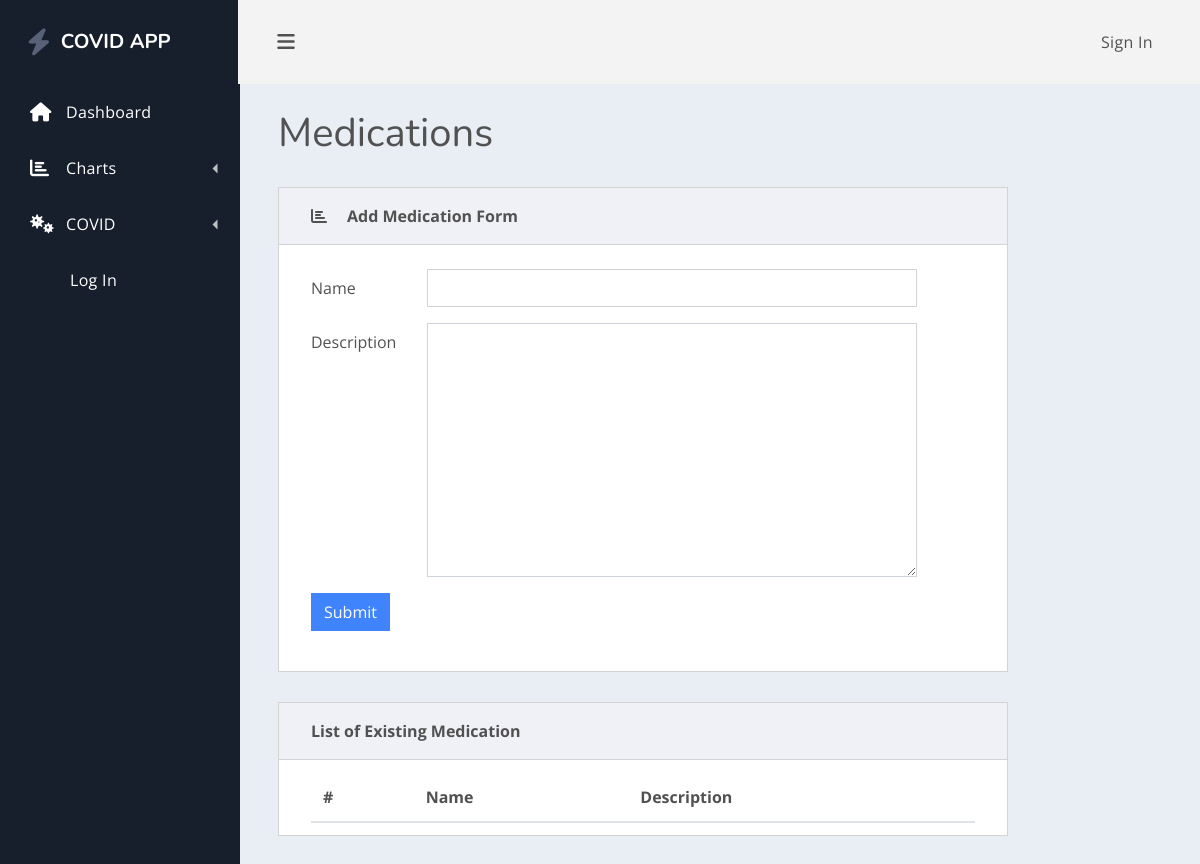
Before: /medication/ with the older database file.
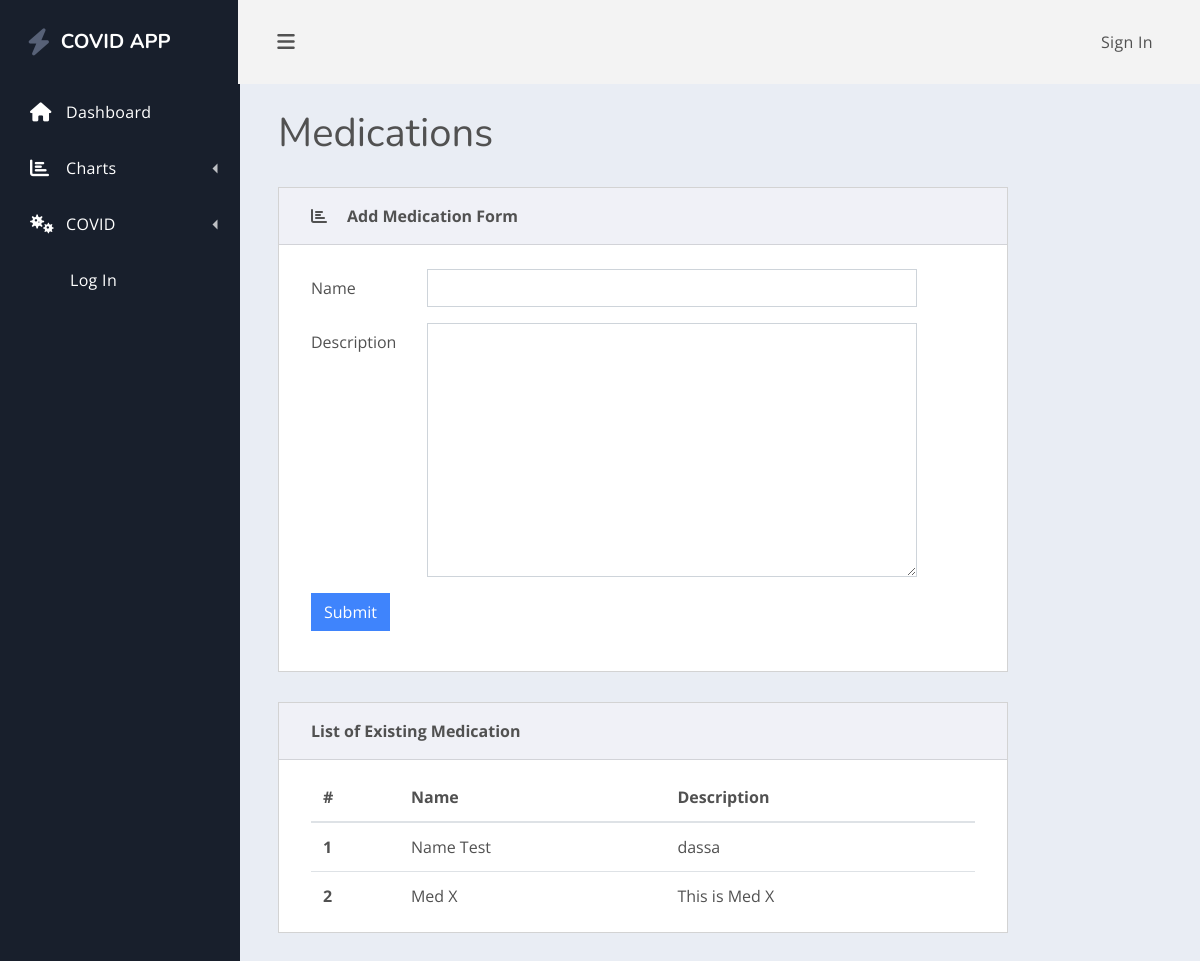
After: the same page with the newer database file.
### healthcare/models.py (models this page shows, shortened)
class Medication(models.Model):
    name =  models.CharField(max_length= 200, null= True)
    description =  models.TextField()

### healthcare/views.py (the view)
# urls.py: path('medication/', views.editMedication, name="medication"),
def editMedication(request):
    form = MedicationForm()
    medications = Medication.objects.all()
    if request.method == 'POST':
        form = MedicationForm(request.POST)
        if form.is_valid():
            form.save()
            return redirect('medication')
    context = {'form': form, 'medications': medications}
    return render(request, 'healthcare/editMedication.html', context)

### healthcare/forms.py
class MedicationForm(ModelForm):
    class Meta:
        model = Medication
        fields = '__all__'

### healthcare/templatetags/myfilters.py (called while the page is built)
@register.filter(name='addclass')
def addclass(value, arg):
    return value.as_widget(attrs={'class': arg})

### healthcare/templates/healthcare/editMedication.html (shortened to what this page needs)
{% extends 'healthcare/main.html' %}
{% block content %}
    {% load myfilters %}
    <main class="dash-content">
        <div class="container-fluid">
            <h1 class="dash-title">Medications</h1>
            <div class="row">
                <div class="col-xl-10">
                    <div class="card spur-card">
                        <div class="card-header">
                            <div class="spur-card-icon">
                                <i class="fas fa-chart-bar"></i>
                            </div>
                            <div class="spur-card-title"> Add Medication Form </div>
                        </div>
                        <div class="card-body ">
                            <form method="POST" action="">
                                {%  for field  in form %}
                                    <div class="form-group row">
                                        <label class="col-sm-2 col-form-label">{{ field.label }}</label>
                                        <div class="col-sm-9">
                                            {{ field |addclass:'form-control' }}
                                        </div>
                                    </div>
                                {% endfor %}
                                <div class="form-group row">
                                    <div class="col-sm-9">
                                        <button type="submit" class="btn btn-primary">Submit</button>
                                    </div>
                                </div>
                            </form>
                        </div>
                    </div>
                <div class="card spur-card">
                        <div class="card-header">
                            <div class="spur-card-title">List of Existing Medication</div>
                        </div>
                        <div class="card-body ">
                            <table class="table table-hover table-in-card">
                                <thead>
                                <tr>
                                    <th scope="col">#</th>
                                    <th scope="col">Name</th>
                                    <th scope="col">Description</th>
                                </tr>
                                </thead>
                                <tbody>
                                {% for medication in medications %}
                                    <tr>
                                        <th scope="row"> {{ forloop.counter }}</th>
                                        <td>{{ medication.name }}</td>
                                        <td>
                                            {{ medication.description }}
                                        </td>
                                    </tr>
                                {% endfor %}
                                </tbody>
                            </table>
                        </div>
                    </div>
                </div>
            </div>
        </div>
    </main>
{% endblock %}

Changed rows visible on the page:
added Medication: name "Name Test", description "dassa"
added Medication: name "Med X", description "This is Med X"
